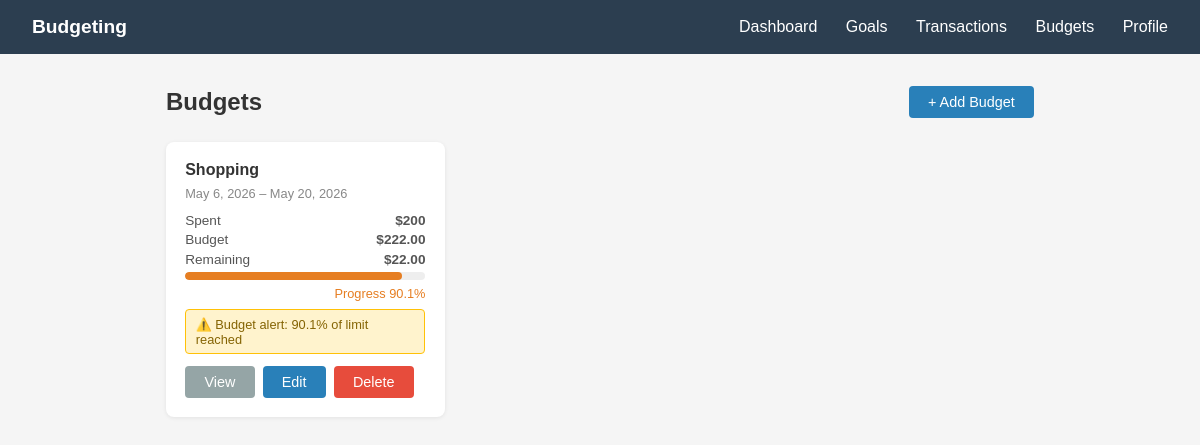
Screenshot of /budgets/ (signed in) with the database file from the repository.
### budgets/models.py (models this page shows, shortened)
class Budget(models.Model):
    user            = models.ForeignKey(settings.AUTH_USER_MODEL, on_delete=models.CASCADE)
    category        = models.ForeignKey("transactions.Category", on_delete=models.CASCADE)
    amount          = models.DecimalField(max_digits=10, decimal_places=2)
    start_date      = models.DateField()
    end_date        = models.DateField()
    alert_threshold = models.PositiveIntegerField(default=80)
    spent           = models.DecimalField(max_digits=10, decimal_places=2, default=0)  # temporary for testing
    class Meta:
        ordering = ['-start_date']
    def get_spent(self):
        try:
            from transactions.models import Transaction
            result = Transaction.objects.filter(
                user=self.user,
                category=self.category,
                date__gte=self.start_date,
                date__lte=self.end_date,
            ).aggregate(total=models.Sum('amount'))['total']
            return result or 0
        except:
            return self.spent  # uses manual field when transactions app doesn't exist
    def get_remaining(self):
        return self.amount - self.get_spent()  # 600 - 555 = 45
    def get_progress_percent(self):
        if self.amount == 0:
            return 0
        return round((self.get_spent() / self.amount) * 100, 1)  # (555/600)*100 = 93%
    def get_status(self):
        pct = self.get_progress_percent()
        if pct >= 100:
            return 'danger'   # over budget → red
        elif pct >= self.alert_threshold:
            return 'warning'  # near limit → orange  (uses YOUR alert % not hardcoded 80)
        return 'safe'         # all good → blue

### transactions/models.py (models this page shows, shortened)
class Category(models.Model):
    user = models.ForeignKey(
        "users.CustomUser",
        on_delete=models.CASCADE,
        null=True,
        blank=True,
        related_name="custom_categories"
    )
    name = models.CharField(max_length=50)
    created_at = models.DateTimeField(auto_now_add=True)
    class Meta:
        constraints = [
            models.UniqueConstraint(
                fields=["name", "user"],
                name='unique_category_per_user'
            )
        ]
        ordering = ["name"]

### users/models.py (models this page shows, shortened)
class CustomUser(AbstractBaseUser, PermissionsMixin):
    email = models.EmailField(unique=True)
    full_name = models.CharField(max_length=150)
    is_active = models.BooleanField(default=True)
    is_staff = models.BooleanField(default=False)
    objects = CustomUserManager()
    USERNAME_FIELD = "email"
    REQUIRED_FIELDS = ["full_name"]

### budgets/views.py (the view)
# urls.py: path('', views.BudgetListView.as_view(), name='budget_list'),
@method_decorator(login_required, name='dispatch')
class BudgetListView(View):
    def get(self, request):
        budgets = BudgetService.get_user_budgets(request.user)
        return render(request, 'budgets/budget_list.html', {'budgets': budgets})

### budgets/services.py (called while the page is built)
    @staticmethod
    def get_user_budgets(user):
        budgets = Budget.objects.filter(user=user).select_related('category')
        return budgets

### budgets/templates/budgets/budget_list.html (shortened to what this page needs)
{% extends 'base.html' %}
{% block content %}
<div class="page-header">
    <h1>Budgets</h1>
    <a href="{% url 'budgets:budget_create' %}" class="btn btn-primary">+ Add Budget</a>
</div>
<div class="budgets-grid">
    {% for budget in budgets %}
    <div class="budget-card">
        <h3>{{ budget.category.name }}</h3>
        <div class="dates">{{ budget.start_date }} – {{ budget.end_date }}</div>
        <div class="amounts">
            <span>Spent</span>
            <span><strong>${{ budget.get_spent }}</strong></span>
        </div>
        <div class="amounts">
            <span>Budget</span>
            <span><strong>${{ budget.amount }}</strong></span>
        </div>
        <div class="amounts">
            <span>Remaining</span>
            <span><strong>${{ budget.get_remaining }}</strong></span>
        </div>
        <div class="progress-track">
            <div class="progress-fill {{ budget.get_status }}"
     style="width: {{ budget.get_progress_percent }}%;"></div>
        </div>
        <div class="progress-pct {{ budget.get_status }}">
            Progress {{ budget.get_progress_percent }}%
        </div>
        {% if budget.get_status == 'warning' or budget.get_status == 'danger' %}
        <div class="alert-msg">
            ⚠️ Budget alert: {{ budget.get_progress_percent }}% of limit reached
        </div>
        {% endif %}
        <div class="card-actions">
            <a href="{% url 'budgets:budget_detail' budget.pk %}" class="btn btn-secondary">View</a>
            <a href="{% url 'budgets:budget_edit' budget.pk %}" class="btn btn-primary">Edit</a>
            <a href="{% url 'budgets:budget_delete' budget.pk %}" class="btn btn-danger">Delete</a>
        </div>
    </div>
    {% empty %}
    <div class="empty-state" style="grid-column: 1/-1;">
        <p>No budgets yet.</p>
        <br>
        <a href="{% url 'budgets:budget_create' %}" class="btn btn-primary">Create your first budget</a>
    </div>
    {% endfor %}
</div>
{% endblock %}

### saving_goals/templates/base.html (style rules this page uses)
* { box-sizing: border-box; margin: 0; padding: 0; }
body { font-family: Arial, sans-serif; background: #f5f5f5; color: #333; }
.btn { display: inline-block; padding: 0.5rem 1.2rem; border-radius: 4px; border: none; cursor: pointer; font-size: 0.9rem; text-decoration: none; }
.btn-primary { background: #2980b9; color: white; }
.btn-danger { background: #e74c3c; color: white; }
.btn-secondary { background: #95a5a6; color: white; }

### budgets/templates/budgets/budget_list.html (style rules this page uses)
.page-header { display: flex; justify-content: space-between; align-items: center; margin-bottom: 1.5rem; }
.page-header h1 { font-size: 1.5rem; }
.budgets-grid { display: grid; grid-template-columns: repeat(auto-fill, minmax(260px, 1fr)); gap: 1rem; }
.budget-card { background: white; border-radius: 8px; padding: 1.2rem; box-shadow: 0 1px 4px rgba(0,0,0,0.08); }
.budget-card h3 { font-size: 1rem; margin-bottom: 0.4rem; }
.budget-card .dates { font-size: 0.8rem; color: #888; margin-bottom: 0.75rem; }
.amounts { display: flex; justify-content: space-between; font-size: 0.85rem; color: #555; margin-bottom: 0.3rem; }
.progress-track { height: 8px; background: #eee; border-radius: 4px; overflow: hidden; margin-bottom: 0.4rem; }
.progress-fill { height: 100%; border-radius: 4px; background: #2980b9; }
.progress-fill.warning { background: #e67e22; }
.progress-pct { font-size: 0.8rem; text-align: right; color: #555; margin-bottom: 0.5rem; }
.progress-pct.warning { color: #e67e22; }
.alert-msg { font-size: 0.8rem; color: #856404; background: #fff3cd; border: 1px solid #ffc107; border-radius: 4px; padding: 0.4rem 0.6rem; margin-bottom: 0.75rem; }
.card-actions { display: flex; gap: 0.5rem; flex-wrap: wrap; margin-top: 0.75rem; }

### rows the page displays
Budget: category.name "Shopping", start_date "May 6, 2026", end_date "May 20, 2026", get_spent "200", amount "222.00", get_remaining "22.00", alert_threshold 80 (drawn), get_progress_percent "90.1"
